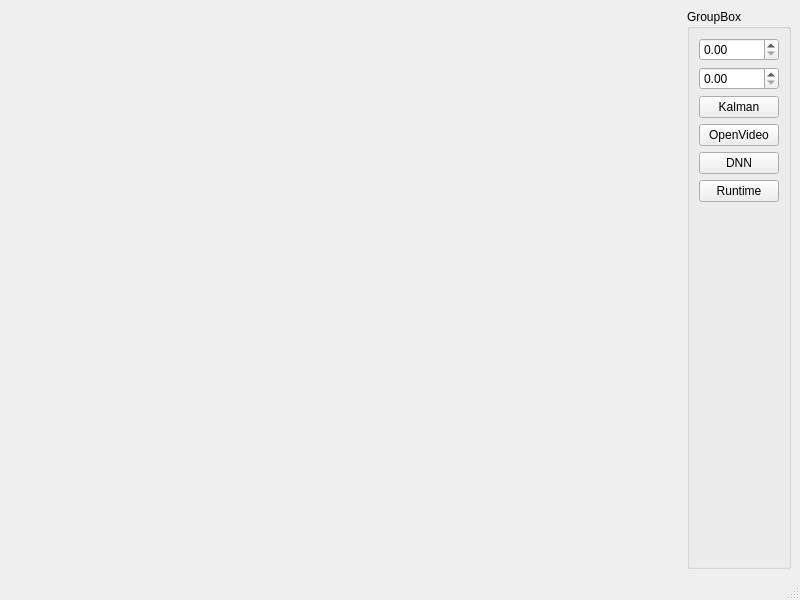
<?xml version="1.0" encoding="UTF-8"?>
<ui version="4.0">
 <class>Yolo</class>
 <widget class="QMainWindow" name="Yolo">
  <property name="geometry">
   <rect>
    <x>0</x>
    <y>0</y>
    <width>800</width>
    <height>600</height>
   </rect>
  </property>
  <property name="windowTitle">
   <string>Yolo</string>
  </property>
  <widget class="QWidget" name="centralwidget">
   <layout class="QHBoxLayout" name="horizontalLayout">
    <item>
     <widget class="DispWidget" name="dispWidget" native="true">
      <property name="sizePolicy">
       <sizepolicy hsizetype="Expanding" vsizetype="Preferred">
        <horstretch>0</horstretch>
        <verstretch>0</verstretch>
       </sizepolicy>
      </property>
     </widget>
    </item>
    <item>
     <widget class="QGroupBox" name="groupBox">
      <property name="title">
       <string>GroupBox</string>
      </property>
      <layout class="QVBoxLayout" name="verticalLayout">
       <item>
        <widget class="QDoubleSpinBox" name="doubleSpinBox"/>
       </item>
       <item>
        <widget class="QDoubleSpinBox" name="doubleSpinBox_2"/>
       </item>
       <item>
        <widget class="QPushButton" name="pushButton_Kalman">
         <property name="text">
          <string>Kalman</string>
         </property>
         <property name="checkable">
          <bool>true</bool>
         </property>
        </widget>
       </item>
       <item>
        <widget class="QPushButton" name="pushButtonOpenVideo">
         <property name="text">
          <string>OpenVideo</string>
         </property>
        </widget>
       </item>
       <item>
        <widget class="QPushButton" name="pushButtonDnn">
         <property name="text">
          <string>DNN</string>
         </property>
        </widget>
       </item>
       <item>
        <widget class="QPushButton" name="pushButtonRuntime">
         <property name="text">
          <string>Runtime</string>
         </property>
        </widget>
       </item>
       <item>
        <spacer name="verticalSpacer">
         <property name="orientation">
          <enum>Qt::Vertical</enum>
         </property>
         <property name="sizeHint" stdset="0">
          <size>
           <width>20</width>
           <height>40</height>
          </size>
         </property>
        </spacer>
       </item>
      </layout>
     </widget>
    </item>
   </layout>
  </widget>
  <widget class="QMenuBar" name="menubar">
   <property name="geometry">
    <rect>
     <x>0</x>
     <y>0</y>
     <width>800</width>
     <height>21</height>
    </rect>
   </property>
  </widget>
  <widget class="QStatusBar" name="statusbar"/>
 </widget>
 <customwidgets>
  <customwidget>
   <class>DispWidget</class>
   <extends>QWidget</extends>
   <header>dispwidget.h</header>
   <container>1</container>
  </customwidget>
 </customwidgets>
 <resources/>
 <connections/>
</ui>
